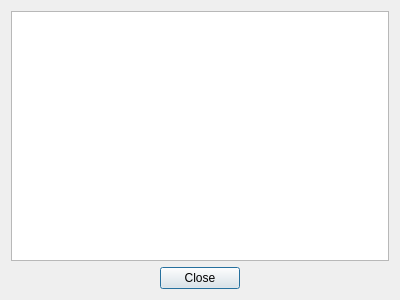
<?xml version="1.0" encoding="UTF-8"?>
<ui version="4.0">
 <class>FavoriteManageDialog</class>
 <widget class="QDialog" name="FavoriteManageDialog">
  <property name="geometry">
   <rect>
    <x>0</x>
    <y>0</y>
    <width>400</width>
    <height>300</height>
   </rect>
  </property>
  <property name="windowTitle">
   <string>Favorite Manage</string>
  </property>
  <layout class="QVBoxLayout" name="verticalLayout">
   <item>
    <widget class="QTreeView" name="treeView">
     <property name="rootIsDecorated">
      <bool>false</bool>
     </property>
    </widget>
   </item>
   <item>
    <layout class="QHBoxLayout" name="horizontalLayout">
     <item>
      <spacer name="horizontalSpacer">
       <property name="orientation">
        <enum>Qt::Horizontal</enum>
       </property>
       <property name="sizeHint" stdset="0">
        <size>
         <width>40</width>
         <height>20</height>
        </size>
       </property>
      </spacer>
     </item>
     <item>
      <widget class="QPushButton" name="closeButton">
       <property name="text">
        <string>Close</string>
       </property>
      </widget>
     </item>
     <item>
      <spacer name="horizontalSpacer_2">
       <property name="orientation">
        <enum>Qt::Horizontal</enum>
       </property>
       <property name="sizeHint" stdset="0">
        <size>
         <width>40</width>
         <height>20</height>
        </size>
       </property>
      </spacer>
     </item>
    </layout>
   </item>
  </layout>
 </widget>
 <resources/>
 <connections/>
</ui>
